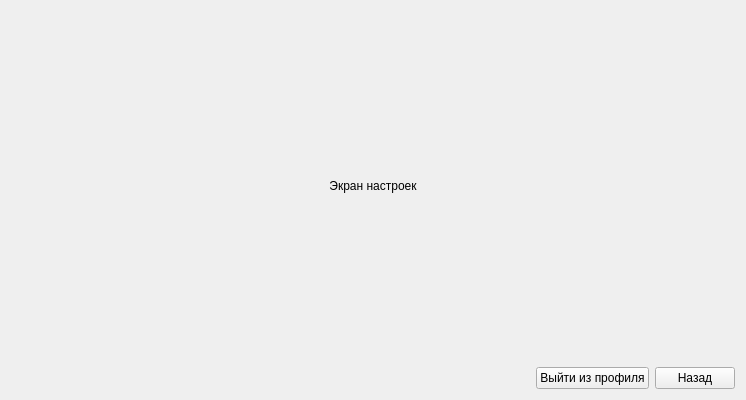
<?xml version="1.0" encoding="UTF-8"?>
<ui version="4.0">
 <class>SettingPage</class>
 <widget class="QWidget" name="SettingPage">
  <property name="geometry">
   <rect>
    <x>0</x>
    <y>0</y>
    <width>746</width>
    <height>400</height>
   </rect>
  </property>
  <property name="windowTitle">
   <string>Form</string>
  </property>
  <layout class="QGridLayout" name="gridLayout" rowstretch="20,1">
   <item row="0" column="0">
    <widget class="QLabel" name="label">
     <property name="text">
      <string>Экран настроек</string>
     </property>
     <property name="alignment">
      <set>Qt::AlignCenter</set>
     </property>
    </widget>
   </item>
   <item row="1" column="0">
    <layout class="QHBoxLayout" name="horizontalLayout">
     <item>
      <spacer name="horizontalSpacer">
       <property name="orientation">
        <enum>Qt::Horizontal</enum>
       </property>
       <property name="sizeHint" stdset="0">
        <size>
         <width>40</width>
         <height>20</height>
        </size>
       </property>
      </spacer>
     </item>
     <item>
      <widget class="QPushButton" name="logoutButton">
       <property name="text">
        <string>Выйти из профиля</string>
       </property>
      </widget>
     </item>
     <item>
      <widget class="QPushButton" name="backButton">
       <property name="text">
        <string>Назад</string>
       </property>
      </widget>
     </item>
    </layout>
   </item>
  </layout>
 </widget>
 <resources/>
 <connections/>
</ui>
